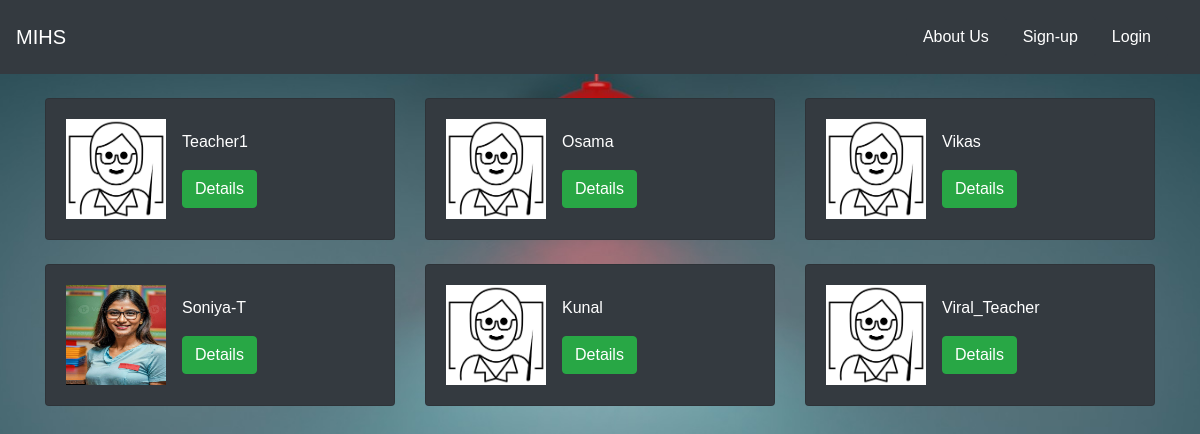
/schoolapp/teacherslist/, run on the app's committed database.
### users/models.py (models this page shows, shortened)
class User(AbstractUser):
    class Role(models.TextChoices):
        ADMIN = "ADMIN", "Admin"
        STUDENT = "STUDENT", "Student"
        TEACHER = "TEACHER", "Teacher"
    base_role = Role.ADMIN
    role = models.CharField(max_length=50, choices=Role.choices)
    dob = models.DateField(("Date of Birth"), default=date.today)
    admin_image = models.ImageField(default='admin_default.jpg', upload_to='admin_pictures')

class TeacherProfile(models.Model):
    user = models.OneToOneField(User, on_delete=models.CASCADE)
    teacher_id = models.IntegerField(default=1)
    teacher_image = models.ImageField(default='teach_default.jpg', upload_to='teacher_pictures')

### schoolapp/views.py (the view)
# urls.py: path('teacherslist/', views.TeacherListView,name='teacherlist'),
def TeacherListView(request):
    teacherlist = Teacher.teacher.all()
    context ={
        'teacherlist': teacherlist
        }
    return render(request, 'schoolapp/teachers.html', context)

### users/models.py (called while the page is built)
    def get_queryset(self, *args, **kwargs):
        results = super().get_queryset(*args, **kwargs)
        return results.filter(role=User.Role.TEACHER)

### schoolapp/templates/schoolapp/teachers.html
{% extends "schoolapp/base.html" %}
{% block body %}
<div class="container mt-4">
    <div class="row">
        {% for teacher in teacherlist %}
            <div class="col-md-4 mb-4">
                <div class="card bg-dark text-white">
                    <div class="card-body d-flex align-items-center">
                        <img src="{{ teacher.teacherprofile.teacher_image.url }}" alt="Teacher Image" style="width: 100px; height: 100px;" class="mr-3">
                        <div>
                            <p class="card-text">{{ teacher.username }}</p>
                            <a href="{% url 'users:teacherprofile' teacher.id %}" class="btn btn-success">
                                Details
                            </a>
                        </div>
                    </div>
                </div>
            </div>
        {% endfor %}
    </div>
</div>
{% endblock %}

### data on the page
User: teacherprofile.teacher_image (placeholder picture), username "Teacher1"
User: teacherprofile.teacher_image (placeholder picture), username "Osama"
User: teacherprofile.teacher_image (placeholder picture), username "Vikas"
User: teacherprofile.teacher_image (picture), username "Soniya-T"
User: teacherprofile.teacher_image (placeholder picture), username "Kunal"
User: teacherprofile.teacher_image (placeholder picture), username "Viral_Teacher"
